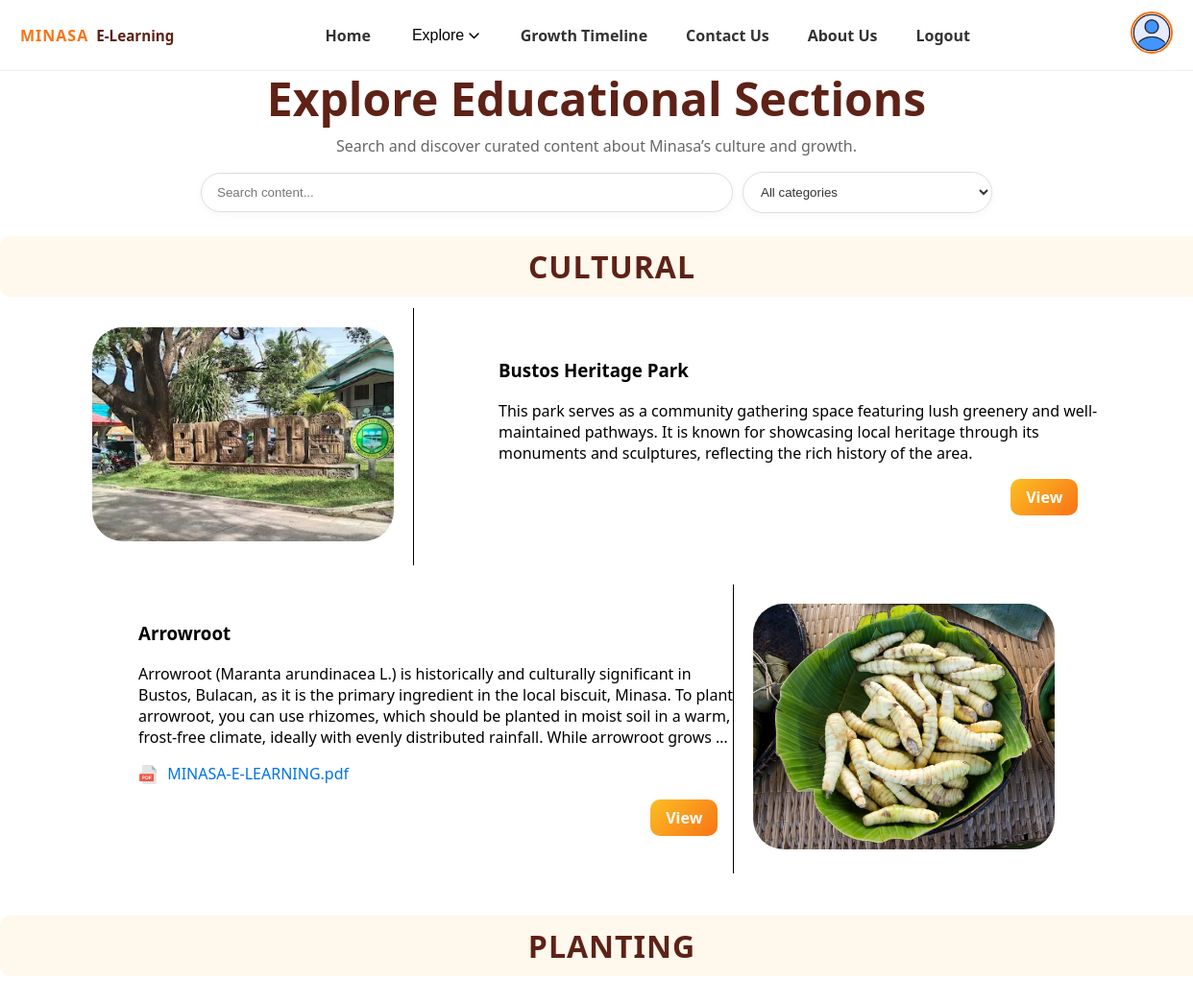
Page /users/educationalsection/ on the committed database.
### sections/models.py (models this page shows, shortened)
class Section(models.Model):
    CATEGORY_CHOICES = [
        ("Planting", "Planting"),
        ("Cultural", "Cultural"),
        ("Historical", "Historical"),
        ("Economic", "Economic Value"),
    ]
    title = models.CharField(max_length=200)
    category = models.CharField(max_length=50, choices=CATEGORY_CHOICES)
    description = models.TextField()
    image = models.ImageField(upload_to='images/', blank=True, null=True)
    attachment = models.FileField(upload_to='attachments/', blank=True, null=True)
    link = models.URLField(blank=True, null=True)
    class Meta:
        verbose_name = "Educational Section"
        verbose_name_plural = "Educational Sections"

### sections/views.py (the view)
# urls.py: path('educationalsection/', views.educationalsection, name='educationalsection'),
def educationalsection(request):
    sections = Section.objects.all().order_by('category', 'id')
    grouped_sections = defaultdict(list)
    for section in sections:
        grouped_sections[section.category].append(section)
    grouped_sections = dict(grouped_sections)
    if request.user.is_authenticated:
        for section in sections:
            pass
    return render(request, "users/educationalsection.html", {
        "grouped_sections": grouped_sections
    })

### sections/templates/users/educationalsection.html (shortened to what this page needs)
{% extends "users/userbase.html" %}
{% load static %}
{% block content %}
<div class="edu-header" data-reveal>
  <h1 class="edu-title">Explore Educational Sections</h1>
  <p class="edu-sub">Search and discover curated content about Minasa’s culture and growth.</p>
</div>
<div class="edu-controls" data-reveal>
  <input type="text" placeholder="Search content..." class="searchcontent">
  <select class="category-filter" aria-label="Filter by category">
    <option value="">All categories</option>
  </select>
  </div>
{% for category, sections in grouped_sections.items %}
    <div class="titlediv">{{ category }}</div>
    {% for section in sections %}
        <div class="sectionholder {% if forloop.counter|divisibleby:2 %}reverse{% endif %}" data-reveal>
            <div class="sectionimgholder" data-reveal="left">
                {% if section.image %}
                    <img src="{{ section.image.url }}" alt="{{ section.title }}" class="imgsection">
                {% else %}
                    <p>No image available.</p>
                {% endif %}
            </div>
            <div class="sectioninfoholder" data-reveal="right">
                <h3 class="section-title">{{ section.title }}</h3>
                <p class="section-description">{{ section.description|truncatewords:50 }}</p>
                {% if section.attachment %}
                    {% with section.attachment.name|lower as filename %}
                        <p class="section-attachment">
                            <a href="{% url 'download-attachment' section.id %}" onclick="return logDownload({{ section.id }})">
                                {% if '.pdf' in filename %}
                                    <img src="{% static 'images/pdf.png' %}" alt="PDF" class="file-icon">
                                {% elif '.doc' in filename or '.docx' in filename %}
                                    <img src="{% static 'images/docx.png' %}" alt="Word" class="file-icon">
                                {% elif '.ppt' in filename or '.pptx' in filename %}
                                    <img src="{% static 'images/ppt.png' %}" alt="PowerPoint" class="file-icon">
                                {% else %}
                                    <img src="{% static 'images/file-icon.png' %}" alt="File" class="file-icon">
                                {% endif %}
                                {{ section.attachment.name|cut:'attachments/' }}
                            </a>
                        </p>
                    {% endwith %}
                {% endif %}
                 <div class="seemorebtn view-btn"
                     data-section-id="{{ section.id }}"
                     data-title="{{ section.title }}"
                     data-description="{{ section.description }}"
                     data-category="{{ section.category }}"
                     data-image="{% if section.image %}{{ section.image.url }}{% endif %}"
                     data-attachment="{% if section.attachment %}{{ section.attachment.url }}{% endif %}"
                     data-attachmentname="{% if section.attachment %}{{ section.attachment.name|cut:'attachments/' }}{% endif %}"
                     data-download-url="{% url 'download-attachment' section.id %}"
                     data-link="{{ section.link }}">View
                 </div>
            </div>
        </div>
    {% empty %}
        <div>No sections in this category.</div>
    {% endfor %}
{% endfor %}
{% endblock %}

### minasaelearning/static/css/section_css.css (style rules this page uses)
h1, h2, h3, div, a, p { font-family: 'Segoe UI', Tahoma, Geneva, Verdana, sans-serif; }
body { margin: 0; margin-top: 70px; padding: 0; }
.reveal { opacity: 0; transform: translateY(16px); transition: opacity 1000ms ease, transform 1000ms ease; will-change: opacity, transform; }
.reveal-visible { opacity: 1; transform: none; }
[data-reveal="left"].reveal { transform: translateX(-24px); }
[data-reveal="right"].reveal { transform: translateX(24px); }
.sectionholder { display: flex; gap: 20px; margin: 0px 100px; align-items: center; padding-bottom: 20px; }
.sectionholder.reverse { flex-direction: row-reverse; }
.sectionimgholder { flex: 1; padding: 20px; border-right: 1px solid black; }
.sectionholder.reverse .sectionimgholder { border-right: none; border-left: 1px solid black; }
.sectioninfoholder { flex: 2; padding: 20px; }
.imgsection { width: 100%; height: auto; border-radius: 2em; }
.titlediv { text-align: center; font-size: 20px; font-weight: 600; letter-spacing: 3px; text-transform: uppercase; }
.searchcontent { border: 1px solid gray; border-radius: 0.4em; width: 20%; margin-left: 71%; }
.seemorebtn { margin-left: 85%; background-color: #f97316; color: white; text-align: center; font-weight: 600; border-radius: 0.4em; padding: 0.1em; cursor: pointer; }
.file-icon { width: 20px; height: 20px; margin-right: 6px; vertical-align: middle; }
.section-attachment { margin-top: 6px; }
.section-attachment a { text-decoration: none; color: #0073e6; font-weight: 500; }

### sections/templates/users/educationalsection.html (style rules this page uses)
.edu-header { max-width:800px;margin:40px auto 10px;padding:0 20px;text-align:center }
.edu-title { font-size:3rem;color:#5e2217;margin:0 }
.edu-sub { color:#666;margin-top:6px }
.searchcontent { display:block;margin:8px auto 10px;width:100%;max-width:520px;padding:12px 16px;border-radius:999px;border:1px solid #ddd;box-shadow:0 2px 10px rgba(0,0,0,0.04) }
.seemorebtn { display:inline-block;padding:8px 16px;background:linear-gradient(135deg,#fbbf24,#f97316);color:#fff;border-radius:10px }
.section-title { margin-top:0 }
body { overflow-x: hidden; }
.edu-controls { max-width:1200px;margin:0 auto 6px;padding:0 20px;display:flex;gap:10px;align-items:center;justify-content:center;flex-wrap:wrap }
.edu-controls .searchcontent { margin:0;flex:1 1 420px }
.category-filter { width:100%;max-width:260px;padding:12px 14px;border-radius:999px;border:1px solid #ddd;background:#fff;box-shadow:0 2px 10px rgba(0,0,0,0.04);color:#333 }
.titlediv { display:inline-block;margin:24px auto 12px;padding:10px 16px;background:#fff8ec;border-radius:10px;color:#5e2217;font-weight:700;letter-spacing:1px;font-size: 2rem;width: 100%; }

### rows in the picture
Section: category "CULTURAL", image (picture), title "Bustos Heritage Park", description "This park serves as a community gathering space featuring lush greenery and well-maintained pathways. It is known for showcasing local heritage through its monuments and sculptures, reflecting the rich history of the area."
Section: image (picture), title "Arrowroot", description "Arrowroot (Maranta arundinacea L.) is historically and culturally significant in Bustos, Bulacan, as it is the primary ingredient in the local biscuit, Minasa. To plant arrowroot, you can use rhizomes, which should be planted in moist soil in a warm, frost-free climate, ideally with evenly distributed rainfall. While arrowroot grows …", attachment.name "MINASA-E-LEARNING.pdf"
Section: category "PLANTING"
